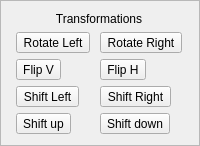
     <widget class="QFrame" name="transformationsFrame">
      <property name="sizePolicy">
       <sizepolicy hsizetype="Preferred" vsizetype="Preferred">
        <horstretch>0</horstretch>
        <verstretch>0</verstretch>
       </sizepolicy>
      </property>
      <property name="frameShape">
       <enum>QFrame::StyledPanel</enum>
      </property>
      <property name="frameShadow">
       <enum>QFrame::Raised</enum>
      </property>
      <layout class="QGridLayout" name="gridLayout_4">
       <item row="4" column="1">
        <widget class="QToolButton" name="shiftDownButton">
         <property name="toolTip">
          <string>Shift Down</string>
         </property>
         <property name="text">
          <string>Shift down</string>
         </property>
         <property name="icon">
          <iconset resource="guiresources.qrc">
           <normaloff>:/images/shiftDown.jpg</normaloff>:/images/shiftDown.jpg</iconset>
         </property>
        </widget>
       </item>
       <item row="0" column="0" colspan="2">
        <widget class="QLabel" name="transformationLabel">
         <property name="text">
          <string>Transformations</string>
         </property>
         <property name="alignment">
          <set>Qt::AlignCenter</set>
         </property>
        </widget>
       </item>
       <item row="4" column="0">
        <widget class="QToolButton" name="shiftUpButton">
         <property name="toolTip">
          <string>Shift Up</string>
         </property>
         <property name="text">
          <string>Shift up</string>
         </property>
         <property name="icon">
          <iconset resource="guiresources.qrc">
           <normaloff>:/images/shiftUp.png</normaloff>:/images/shiftUp.png</iconset>
         </property>
        </widget>
       </item>
       <item row="3" column="1">
        <widget class="QToolButton" name="shiftRightButton">
         <property name="toolTip">
          <string>Shift Right</string>
         </property>
         <property name="text">
          <string>Shift Right</string>
         </property>
         <property name="icon">
          <iconset resource="guiresources.qrc">
           <normaloff>:/images/shiftRight icon.png</normaloff>:/images/shiftRight icon.png</iconset>
         </property>
        </widget>
       </item>
       <item row="1" column="1">
        <widget class="QToolButton" name="rotateRightButton">
         <property name="toolTip">
          <string>Rotate Right</string>
         </property>
         <property name="text">
          <string>Rotate Right</string>
         </property>
         <property name="icon">
          <iconset resource="guiresources.qrc">
           <normaloff>:/images/Rotate_right_arrow.png</normaloff>:/images/Rotate_right_arrow.png</iconset>
         </property>
        </widget>
       </item>
       <item row="2" column="0">
        <widget class="QToolButton" name="flipVerticalButton">
         <property name="toolTip">
          <string>Flip - Y Axis</string>
         </property>
         <property name="text">
          <string>Flip V</string>
         </property>
         <property name="icon">
          <iconset resource="guiresources.qrc">
           <normaloff>:/images/flipH.png</normaloff>:/images/flipH.png</iconset>
         </property>
        </widget>
       </item>
       <item row="2" column="1">
        <widget class="QToolButton" name="flipHorizontalButton">
         <property name="toolTip">
          <string>Flip - X Axis</string>
         </property>
         <property name="text">
          <string>Flip H</string>
         </property>
         <property name="icon">
          <iconset resource="guiresources.qrc">
           <normaloff>:/images/flipV.png</normaloff>:/images/flipV.png</iconset>
         </property>
        </widget>
       </item>
       <item row="1" column="0">
        <widget class="QToolButton" name="rotateLeftButton">
         <property name="toolTip">
          <string>Rotate Left</string>
         </property>
         <property name="text">
          <string>Rotate Left</string>
         </property>
         <property name="icon">
          <iconset resource="guiresources.qrc">
           <normaloff>:/images/rotateLeft.png</normaloff>:/images/rotateLeft.png</iconset>
         </property>
        </widget>
       </item>
       <item row="3" column="0">
        <widget class="QToolButton" name="shiftLeftButton">
         <property name="toolTip">
          <string>Shift Left</string>
         </property>
         <property name="text">
          <string>Shift Left</string>
         </property>
         <property name="icon">
          <iconset resource="guiresources.qrc">
           <normaloff>:/images/shiftLeft.png</normaloff>:/images/shiftLeft.png</iconset>
         </property>
        </widget>
       </item>
      </layout>
     </widget>
